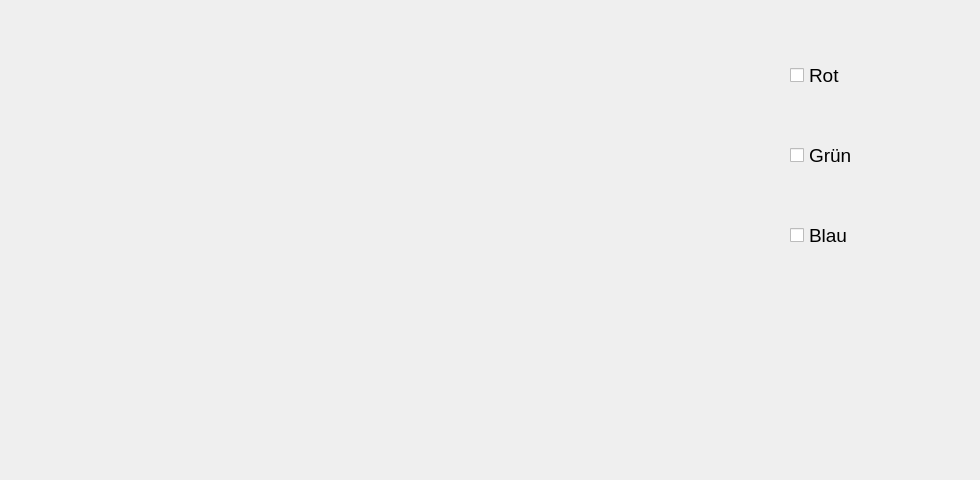
    <widget class="QWidget" name="page_5">
     <widget class="PlotWidget" name="graphWidget" native="true">
      <property name="geometry">
       <rect>
        <x>10</x>
        <y>10</y>
        <width>741</width>
        <height>461</height>
       </rect>
      </property>
     </widget>
     <widget class="QCheckBox" name="check_Red">
      <property name="geometry">
       <rect>
        <x>790</x>
        <y>40</y>
        <width>181</width>
        <height>71</height>
       </rect>
      </property>
      <property name="font">
       <font>
        <family>Arial</family>
        <pointsize>14</pointsize>
       </font>
      </property>
      <property name="styleSheet">
       <string notr="true">QCheckBox::indicator{width:30px;height:30px};
font: 14pt &quot;Arial&quot;;</string>
      </property>
      <property name="text">
       <string>Rot</string>
      </property>
      <property name="iconSize">
       <size>
        <width>50</width>
        <height>50</height>
       </size>
      </property>
     </widget>
     <widget class="QCheckBox" name="check_Green">
      <property name="geometry">
       <rect>
        <x>790</x>
        <y>120</y>
        <width>181</width>
        <height>71</height>
       </rect>
      </property>
      <property name="font">
       <font>
        <family>Arial</family>
        <pointsize>14</pointsize>
       </font>
      </property>
      <property name="styleSheet">
       <string notr="true">QCheckBox::indicator{width:30px;height:30px};
font: 14pt &quot;Arial&quot;;</string>
      </property>
      <property name="text">
       <string>Grün</string>
      </property>
      <property name="iconSize">
       <size>
        <width>50</width>
        <height>50</height>
       </size>
      </property>
     </widget>
     <widget class="QCheckBox" name="check_Blue">
      <property name="geometry">
       <rect>
        <x>790</x>
        <y>200</y>
        <width>181</width>
        <height>71</height>
       </rect>
      </property>
      <property name="font">
       <font>
        <family>Arial</family>
        <pointsize>14</pointsize>
       </font>
      </property>
      <property name="styleSheet">
       <string notr="true">QCheckBox::indicator{width:30px;height:30px};
font: 14pt &quot;Arial&quot;;</string>
      </property>
      <property name="text">
       <string>Blau</string>
      </property>
      <property name="iconSize">
       <size>
        <width>50</width>
        <height>50</height>
       </size>
      </property>
     </widget>
    </widget>
